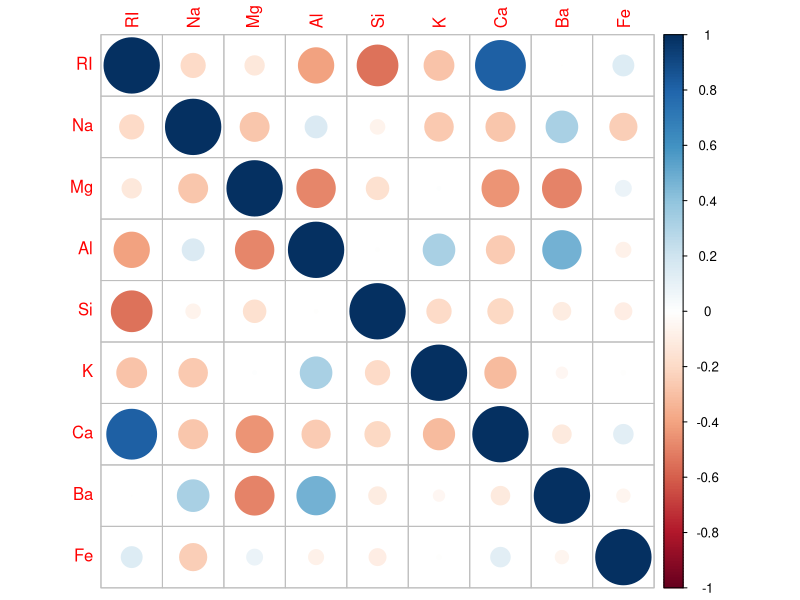

This figure's R source:
library(mlbench)
library(corrplot)
library(caret)

data(Glass)
glass_cor <- cor(Glass[,1:9])
corrplot(glass_cor)

data(Soybean)


data(BloodBrain)
